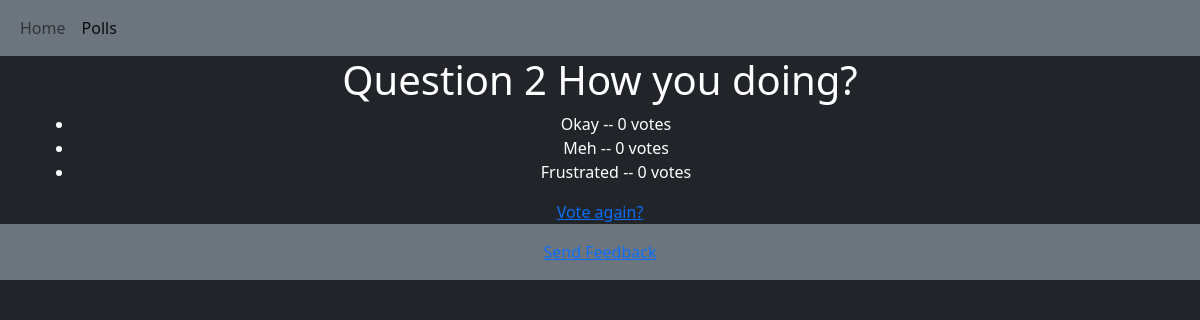
The app's page /polls/2/results/ with its own data.
### polls/models.py (models this page shows, shortened)
class Question(models.Model):
    question_text = models.CharField(max_length=200)
    pub_date = models.DateTimeField('date published')

class Choice(models.Model):
    question = models.ForeignKey(Question, on_delete=models.CASCADE)
    choice_text = models.CharField(max_length=200)
    votes = models.IntegerField(default=0)

### polls/views.py (the view)
# urls.py: path('<int:pk>/results/', views.ResultsView.as_view(), name='results'),
class ResultsView(generic.DetailView):
    model = Question
    template_name = 'polls/results.html'

### polls/Templates/polls/results.html
{% extends "polls/index.html" %}
{% block main %}
    <div class="container">
        <h1>{{ question.question_text }}</h1>
        <ul>
        {% for choice in question.choice_set.all %}
            <li>{{ choice.choice_text }} -- {{ choice.votes }} vote{{ choice.votes|pluralize }}</li>
        {% endfor %}
        </ul>
        <a href="{% url 'polls:detail' question.id %}">Vote again?</a>
    </div>
{% endblock %}

### polls/Templates/polls/index.html (shortened to what this page needs)
{% load i18n static %}
<!DOCTYPE html>
<html lang="{{ LANGUAGE_CODE|default:"en-us" }}" dir="{{ LANGUAGE_BIDI|yesno:'rtl,ltr,auto' }}">
    <head>
        <link rel="stylesheet" href="{% block stylesheet %}{% static 'polls/css/bootstrap.css' %}{% endblock %}">
    </head>
    <body class="{% block bodyclass %}contianer text-center text-bg-dark bg-dark{% endblock %}">
        {% block nav_top %}
            {% include "polls/nav_top.html" %}
        {% endblock %}
        {% block main %}{% endblock %}
        {% block footer %}
            {% include 'polls/footer.html' %}
        {% endblock %}
    </body>
</html>

### polls/Templates/polls/nav_top.html
{% load i18n %}
<header class="navbar navbar-expand-md navbar-secondary bg-secondary fixed top">
    <nav class="container-fluid bd-gutter">
        <div class="collapse navbar-collapse" id="navbarCollapse">
            <ul class="navbar-nav me-auto mb-2 mb-md-0">
                <li class="nav-item">
                    <a class="nav-link" href="{% url 'index' %}">Home</a>
                </li>
                <li class="nav-item">
                    <a class="nav-link active" aria-current="page" href="{% url 'polls:index' %}">Polls</a>
                </li>
            </ul>
        </div>
    </nav>
</header>

### polls/Templates/polls/footer.html (shortened to what this page needs)
{% load i18n %}
<footer class="{% block footer_class %}footer mt-auto py-3 text-center bg-secondary{% endblock %}">
    <a href = "mailto:tmkerley@fhsu.edu?subject = Feedback&body = Message">
    </a>
</footer>

### records on screen
Question: question_text "Question 2 How you doing?"
Choice: choice_text "Okay", votes "0"
Choice: choice_text "Meh", votes "0"
Choice: choice_text "Frustrated", votes "0"
